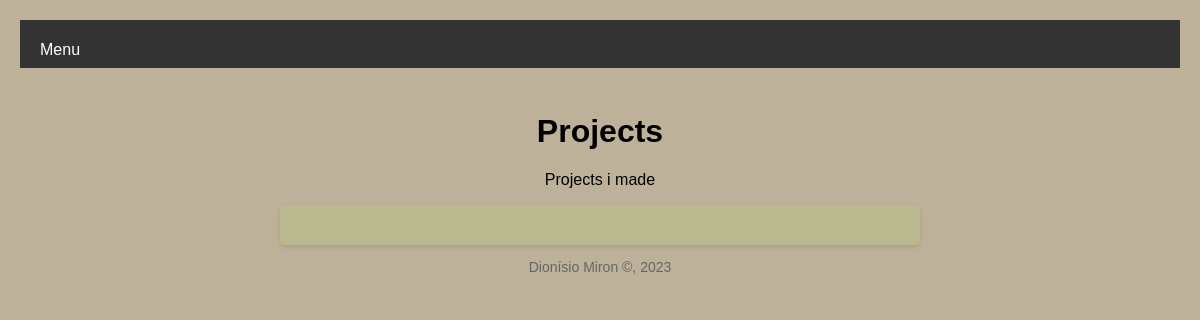
/projects, run on an earlier commit of the app's database.
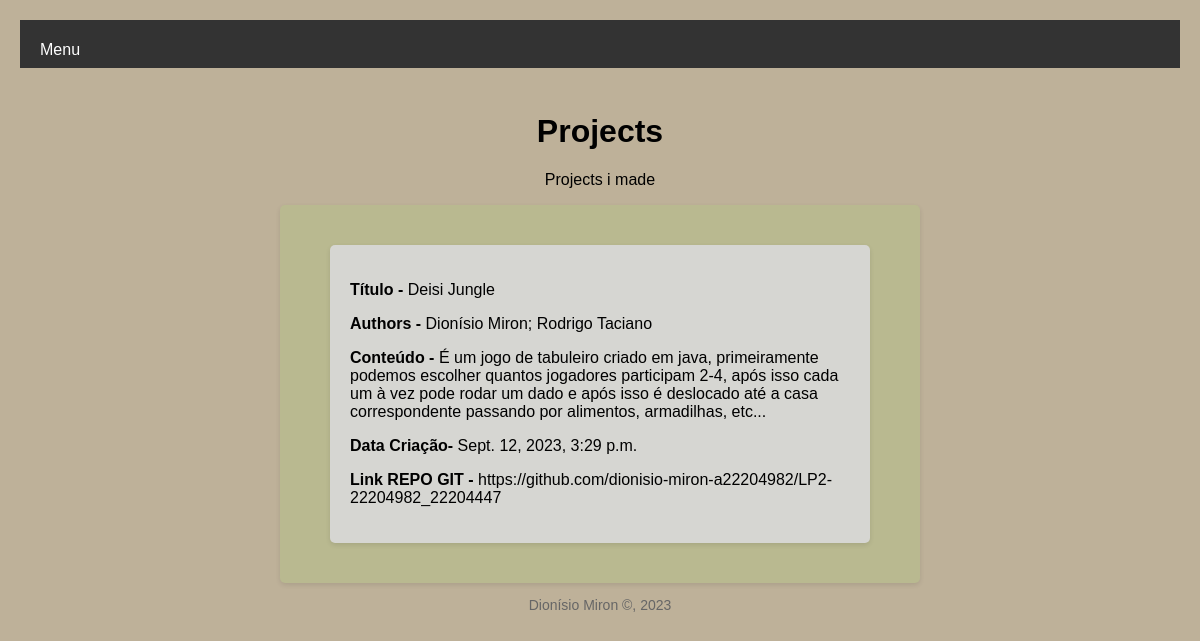
And on a later commit of the database.
### portfolio/models.py (models this page shows, shortened)
class Project(models.Model):
    titulo = models.CharField(max_length=30)
    authores = models.CharField(max_length=40)
    conteudo = models.CharField(max_length=500)
    datacriacao = models.DateTimeField(auto_now_add=True)
    link = models.CharField(max_length=200)

### portfolio/views.py (the view)
# urls.py: path('projects', views.project_view, name="projects"),
def project_view(request):
    context = {'projects': Project.objects.all()}
    return render(request, 'portfolio/project.html', context)

### portfolio/Templates/Portfolio/project.html
{% extends 'portfolio/baseWorks.html' %}
{% block main %}
    {% for Project in projects %}
    <div class = "Poster">
        <b><p>Título - </b>{{ Project.titulo }}</p>
        <b><p>Authors - </b>{{ Project.authores }}</p>
        <b><p>Conteúdo - </b>{{ Project.conteudo }}</p>
        <b><p>Data Criação- </b>{{ Project.datacriacao }}</p>
        <b><p>Link REPO GIT - </b>{{ Project.link }}</p>
    </div>
    {% endfor %}
{% endblock %}

What changed in the data, as far as the page shows it:
added Project: titulo "Deisi Jungle", authores "Dionísio Miron; Rodrigo Taciano", conteudo "É um jogo de tabuleiro criado em java, primeiramente podemos escolher quantos jogadores participam 2-4, após isso cada um à vez pode rodar um dado e após isso é deslocado até a casa correspondente passando por alimentos, armadilhas, etc...", datacriacao "Sept. 12, 2023, 3:29 p.m.", link "https://github.com/dionisio-miron-a22204982/LP2-22204982_22204447"
